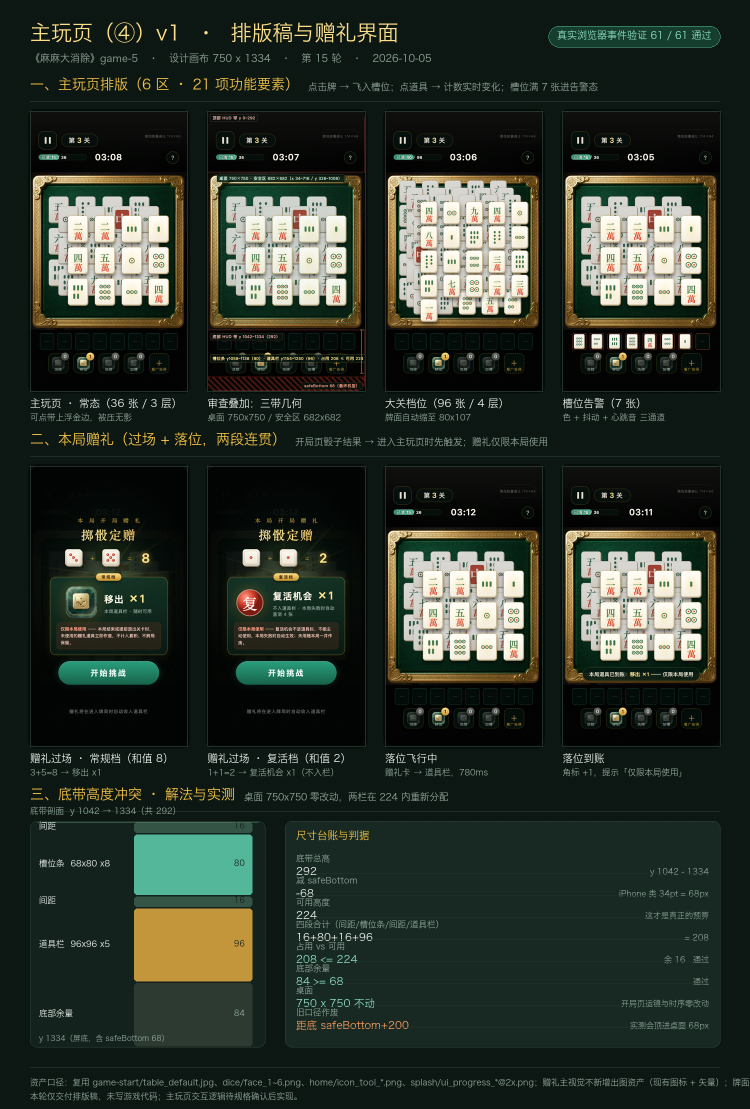
#> input picture docs-verify/game-5/game-play/00-主玩页与赠礼层-验收板.png, 1500 x 2218 px, given in place of 一条.png, which was not available (shown at 1/2 size)
$ python make_tiao_all_sheet.py
#> lines starting #> are read from the running program, lines starting #| are printed output that depends on the picture; after the words box and inside, x2 and y2 are one past the last pixel; in counts of white or black regions, pixels touching at a corner belong together; pictures that were not available may be replaced by others from this repository, and a replacement may not be noted
### docs-verify/game-5/game-play/tile_lib.py
#!/usr/bin/env python3
# -*- coding: utf-8 -*-
"""牌面验收 · 共用库（几何 / 归一化 / 判据）

抽出来只为一件事：**判据只能有一份**。
第 22 轮的血泪教训之一是 `make_tiao_sheet.py` 被同名新脚本覆盖、内容不可恢复；
另一条是判据抄成两份就会漂移 —— 一份修了、另一份没修，
于是两块验收板用"看起来一样"的两个数打架。

因此：
  tile_lib.py              ← 几何 / 归一化 / 边框差 / 配色指纹（唯一实现）
  make_tiao_all_sheet.py   ← 条子九张验收（改用本库）
  make_tong_v4_sheet.py    ← 六筒样图验收（改用本库）

本文件里的函数体是从 `make_tiao_all_sheet.py` **逐字切出来**的（不是重写），
以保证重构前后数值完全一致；重构后已复跑条子脚本核对，逐项数值不变。
"""
import os
import numpy as np
from PIL import Image, ImageDraw, ImageFont, ImageFilter

FONT = '/System/Library/Fonts/Hiragino Sans GB.ttc'


BG, PANEL, PANEL2, LINE = (12, 22, 18), (19, 34, 28), (23, 41, 34), (44, 68, 58)
CREAM, MUTE, GOLD, GOLD_HI = (240, 245, 239), (146, 168, 156), (246, 196, 69), (255, 224, 138)
TEAL, ORANGE, REDC = (143, 227, 197), (255, 158, 96), (216, 67, 47)


_fc = {}
# [134 lines left out: functions F, subject_bbox, bg_check, normalize, geom, _ring_stats and 2 more, not called in this run]


# ══════════════════════════════════════════════════════════════════════
#  配色三色构成（通道比值法 · 已在参考图上自证）
# ══════════════════════════════════════════════════════════════════════
def masks(a):
    R = a[:, :, 0].astype(np.float32); G = a[:, :, 1].astype(np.float32); B = a[:, :, 2].astype(np.float32)
#> after `R = a[:, :, 0].astype(np.float32)`:
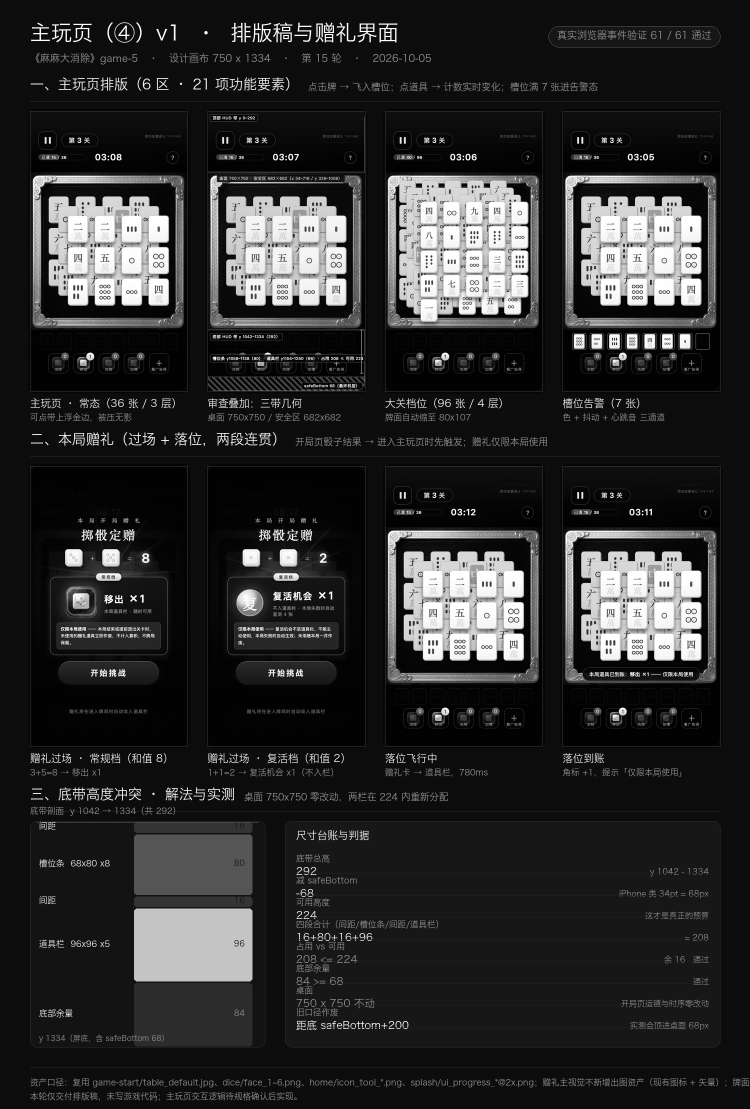
#> R: shape (2218, 1500) float32 (shown at 1/2 size); min 0, max 255, mean 43.8
#> after `G = a[:, :, 1].astype(np.float32)`:
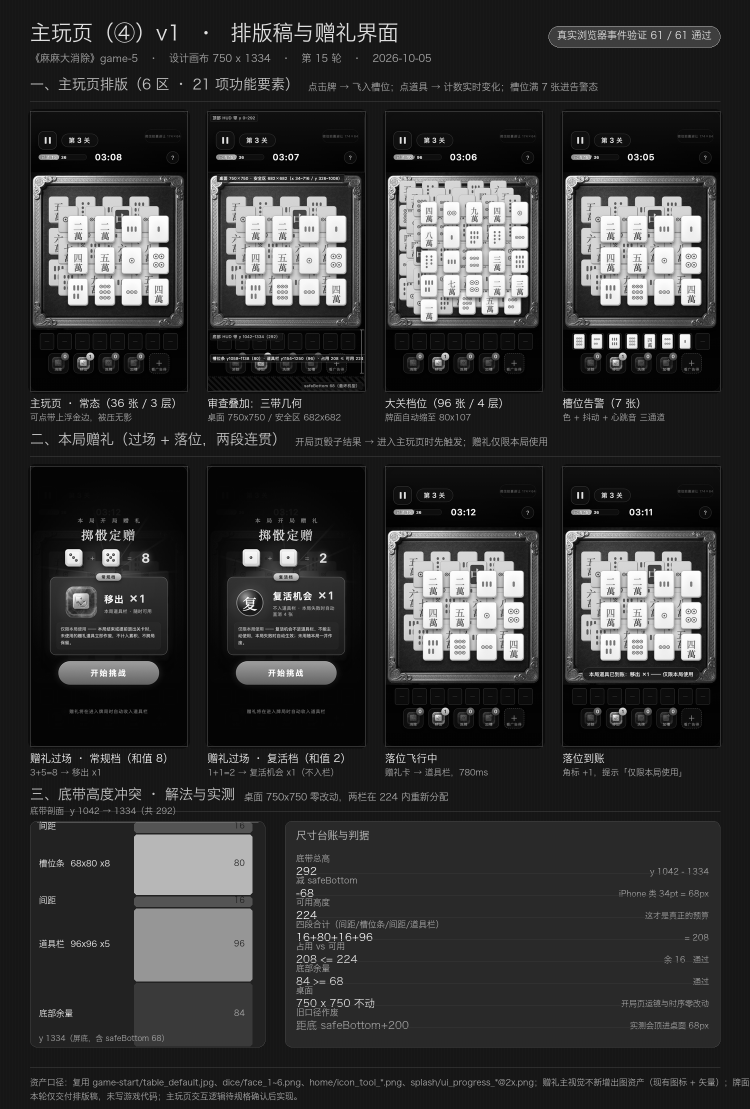
#> G: shape (2218, 1500) float32 (shown at 1/2 size); min 0, max 255, mean 52
#> after `B = a[:, :, 2].astype(np.float32)`:
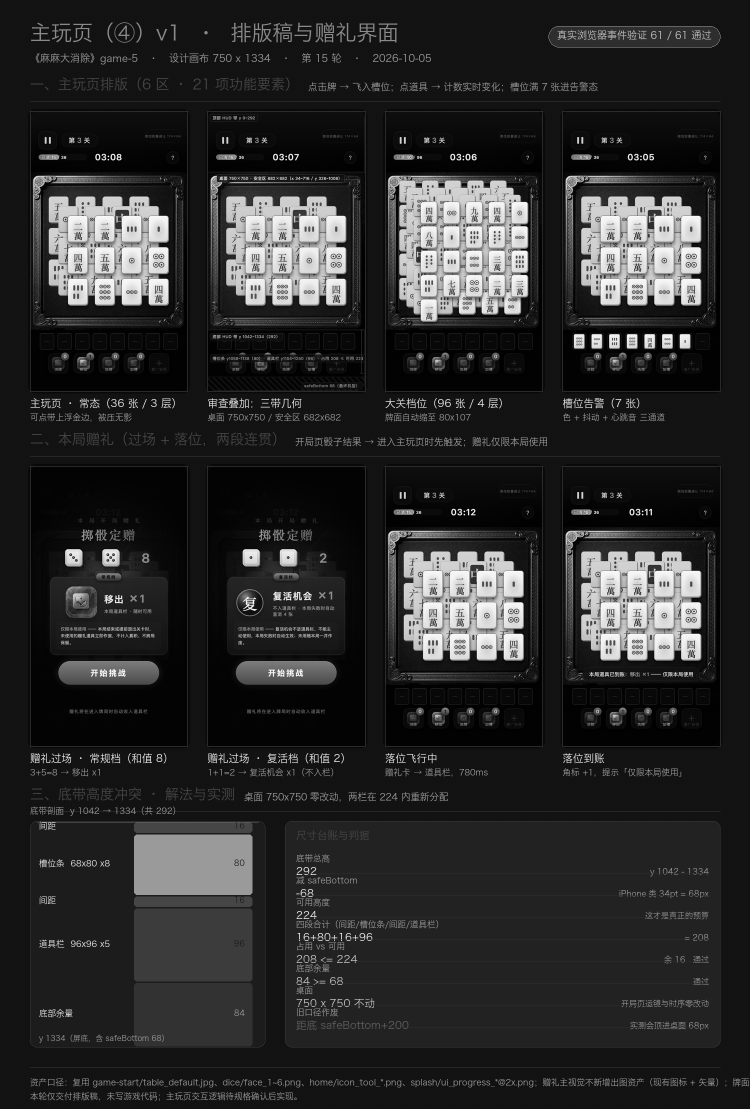
#> B: shape (2218, 1500) float32 (shown at 1/2 size); min 0, max 255, mean 42.4
    red = (R > G * 1.45) & (R > B * 1.35) & (R > 80)
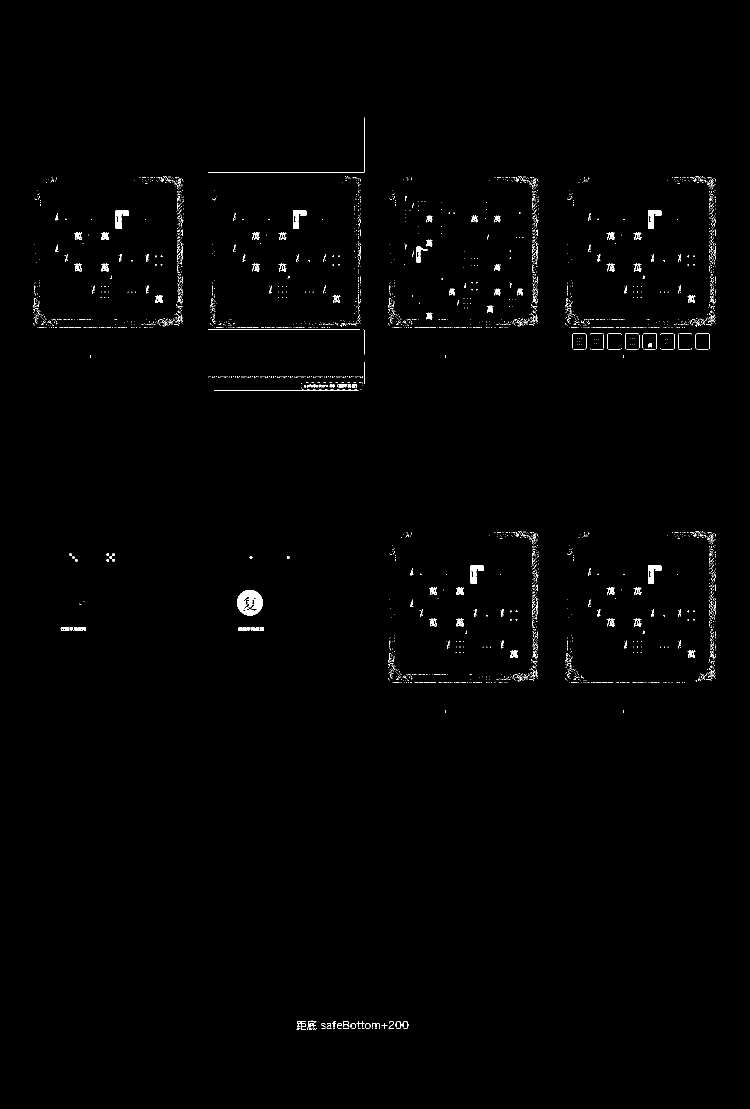
#> red: shape (2218, 1500) bool (shown at 1/2 size); 0.71% white in thin lines or dots, all inside (x1, y1, x2, y2) = (66, 235, 1432, 2060)
    grn = (G > R * 1.18) & (G > B * 1.12) & (G > 45)
#> grn: shape (2218, 1500) bool; 6.7% white; 5359 white regions (4914 under 20 px), largest, box (x1, y1, x2, y2) and area: (268, 1966, 505, 2093) 29560, (268, 1669, 505, 1790) 28607, (1097, 52, 1441, 95) 14384
    blu = (B > R * 1.35) & (B > G * 1.10) & (B > 70)
#> blu: shape (2218, 1500) bool; every value is 0
    return red, grn, blu


def fingerprint(im, box=None):
    a = np.asarray(im.convert('RGB'), np.int16)
    red, grn, blu = masks(a)
    keep = np.ones(a.shape[:2], bool)
    if box:
        x0, y0, x1, y1 = box
        keep = np.zeros(a.shape[:2], bool)
        keep[y0:y1, x0:x1] = True
    red &= keep; grn &= keep; blu &= keep
    both = red | grn | blu
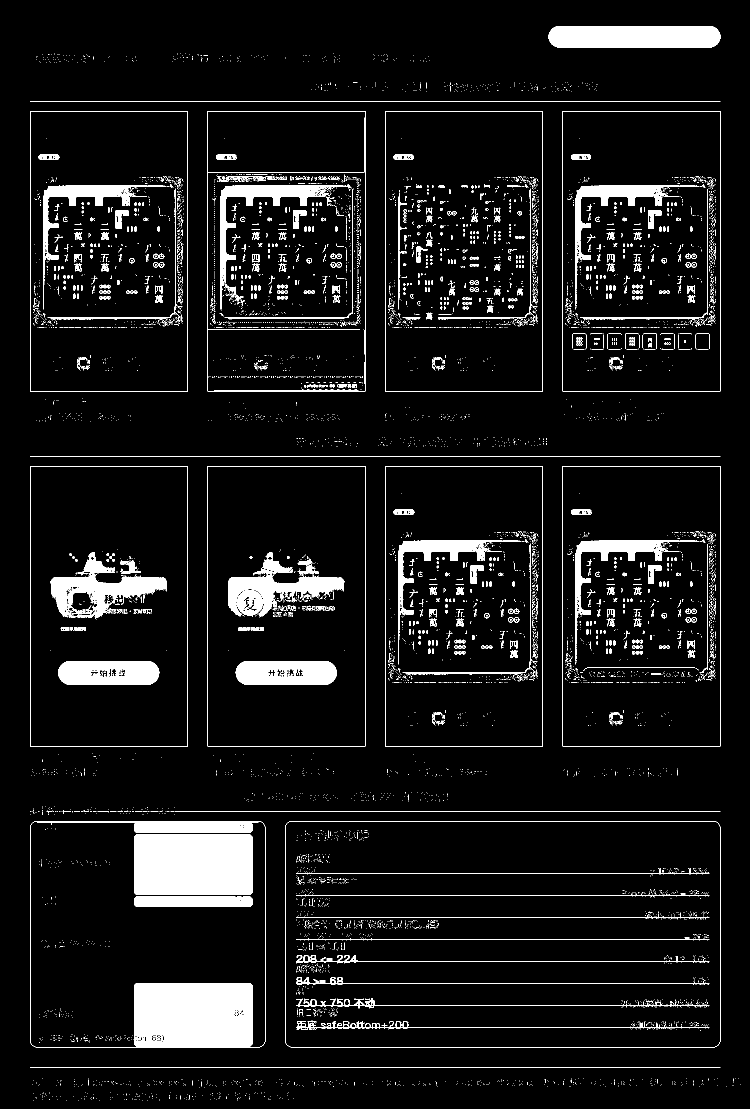
#> both: shape (2218, 1500) bool (shown at 1/2 size); 7.4% white; 8214 white regions (7616 under 20 px), largest, box (x1, y1, x2, y2) and area: (268, 1966, 505, 2093) 29560, (268, 1669, 505, 1790) 28607, (1097, 52, 1441, 95) 14384
    ys, xs = np.nonzero(both)
    if len(xs) == 0:
        return dict(g=0, r=0, b=0, rc=None, bc=None)
    gx0, gy0 = xs.min(), ys.min()
#> gx0 = 60; gy0 = 52
    gw = max(1, xs.max() - gx0); gh = max(1, ys.max() - gy0)
#> after `gw = max(1, xs.max() - gx0)`: gw = 1421
#> after `gh = max(1, ys.max() - gy0)`: gh = 2149

    def cen(m):
        ys2, xs2 = np.nonzero(m)
        if len(xs2) == 0: return None
        return ((xs2.mean() - gx0) / gw, (ys2.mean() - gy0) / gh)

    return dict(g=int(grn.sum()), r=int(red.sum()), b=int(blu.sum()), rc=cen(red), bc=cen(blu))


INSET = 80          # 面心内缩量：排开金框内缘暖色带（见文件头【判据三】）


def trio(fp, thr=3000):
    """三色存在性。阈 3000：内缩 80px 后全绿牌的假红像素为 0，真红牌 ≥12902，分离度 80 倍。"""
    return (int(fp['g'] > thr), int(fp['r'] > thr), int(fp['b'] > thr))

### docs-verify/game-5/game-play/make_tiao_all_sheet.py
#!/usr/bin/env python3
# -*- coding: utf-8 -*-
"""条子 一条~九条 · 归一化 + 全量验收板（第 22 轮「甲式」量产）

输入
  assets/_src/game-play/tile-samples/tiao/{一~九}条-raw.png     AI 原图 1024×1536
  assets/_src/game-play/tile-samples/_ref/crops/{一~九}条.png    用户配色参考（作物）

输出
  ① tiao/{一~九}条.png        归一化牌面（3:4 画布 · 牌占高 78%，与万子同一口径）
  ② docs-verify/game-5/game-play/28-条子九张全量验收板.png

两条判据的沿革（★ 都是被真数据打脸后改对的，别改回去）
────────────────────────────────────────────────────────────────────────
【判据一 · 配色三色构成】—— 第 22 轮首版用 HSV 色相带（绿 55~125°、蓝 125~200°），
**被参考图当场证伪**：参考图里「四条/六条/八条」明明是纯绿，却被量出 1.8~4.0 万「蓝」像素
—— 翡翠绿在暗部会偏青，色相漂进蓝色带。→ 改用**通道比值法**：
    红 R>G*1.45 且 R>B*1.35 且 R>80
    绿 G>R*1.18 且 G>B*1.12 且 G>45
    蓝 B>R*1.35 且 B>G*1.10 且 B>70
  先拿参考图作物（真值已知的九张）自证：九张全部与真值一致，才用于成品。
  （沿用 5.1b 口径：**判据自身也要被验证；一个总给出错结论的判据比没有判据更危险**。）

【判据二 · 边框一致性】—— 首版只在**同一像素坐标**上逐像素比。
但 AI 图生图会把牌体整体缩放 0~1%（实测二条/五条牌体 759~760 vs 基准 752），
这 1% 的错位会在金框高对比边缘上放大成 26~41 灰阶的假差异。
→ 增设**仅平移对齐**后的差（按牌体 bbox 左上角整像素平移，不缩放 ——
  缩放重采样本身会引入模糊，污染判据；实测"缩放到同尺寸再比"会把 7 张都抬到 11~17，
  那是重采样伪影，不是真实差异）。两个数一起看：同坐标差 =「构图」偏离，平移后差 =「画得一样不一样」。

【判据三 · 面心取样范围】—— 配色统计的面心矩形必须**内缩 80 px**。
实测二条（纯绿）在内缩 24 px 时被量出 **2683 个"红"像素**，其横向分布 [869,461,…,560,743]
全部贴在左右边界 —— 那是**金框内缘的暖色过渡带**被通道比值法判成红。
内缩量 → 假红像素：24px→2683、40px→1508、60px→81、80px→0；而真红牌同期仍有 12902+
—— 分离度 80 倍，判据可用。

【不做的事】图案"根数"仍不做机器断言 —— 投影法/连通域法都会被竹节凹槽与玉纹击穿
（第 20/21 轮实测：九条 v2 被量成 7 列 21 行、六筒被量成 3 列 4 行），数量交回目视。
"""
import os
import numpy as np
from PIL import Image, ImageDraw, ImageFont, ImageFilter

from tile_lib import (subject_bbox, bg_check, normalize, geom, _ring_stats,
                      border_diff, border_diff_shift, masks, fingerprint, trio,
                      INSET, F, FONT, BG, PANEL, PANEL2, LINE, CREAM, MUTE,
                      GOLD, GOLD_HI, TEAL, ORANGE, REDC)

BASE = os.path.dirname(os.path.abspath(__file__))
ROOT = os.path.abspath(os.path.join(BASE, '..', '..', '..'))
SRC = os.path.join(ROOT, 'assets', '_src', 'game-play', 'tiles', 'tiao')
REF = os.path.join(ROOT, 'assets', '_src', 'game-play', 'tile-samples', '_ref', 'crops')
OUT = os.path.join(BASE, '28-条子九张全量验收板.png')


RULE = ['一', '二', '三', '四', '五', '六', '七', '八', '九']
# 真值（人工从用户参考图逐张读出）：(绿, 红, 蓝)
EXPECT = {'一': (1, 1, 1), '二': (1, 0, 0), '三': (1, 0, 0), '四': (1, 0, 0), '五': (1, 1, 0),
          '六': (1, 0, 0), '七': (1, 1, 1), '八': (1, 0, 0), '九': (1, 1, 0)}


# ══════════════════════════════════════════════════════════════════════
#  主流程
# ══════════════════════════════════════════════════════════════════════
print('⓪ 判据自证：配色三色构成判据先在用户参考图上跑（真值已知）')
selftest_ok = True
for h in RULE:
    t = trio(fingerprint(Image.open(os.path.join(REF, '%s条.png' % h))))
    hit = (t == EXPECT[h])
#> hit = False
    selftest_ok &= hit
#> selftest_ok = False
    print('   %s条 判据给%s 真值%s %s' % (h, t, EXPECT[h], '✅' if hit else '❌'))
#|    一条 判据给(1, 1, 0) 真值(1, 1, 1) ❌
#> pass 2 of the loop `for h in RULE:`:
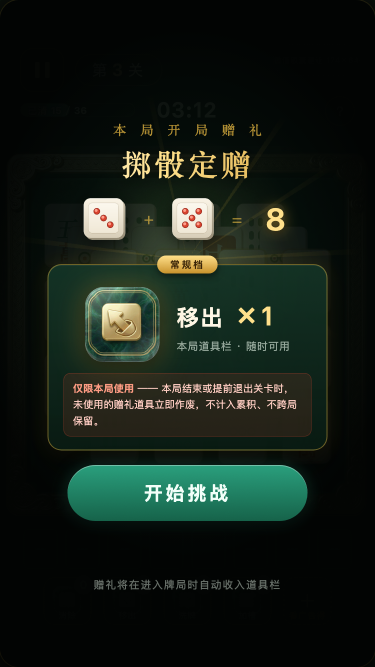
#> input picture docs-verify/game-5/game-play/01-赠礼过场-常规档.png, 750 x 1334 px, given in place of 二条.png, which was not available (shown at 1/2 size)
#> a: shape (1334, 750, 3) int16
#> R: shape (1334, 750) float32
#> G: shape (1334, 750) float32
#> B: shape (1334, 750) float32
#> in masks (call 2), `red = (R > G * 1.45) & (R > B * 1.35) & (R > 80)`:
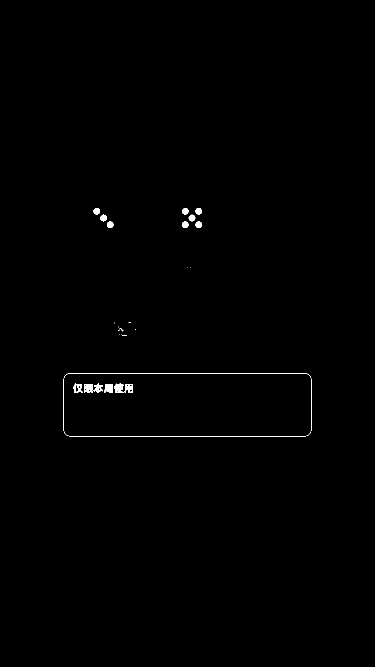
#> red: shape (1334, 750) bool (shown at 1/2 size); 0.36% white; 30 white regions (12 under 20 px), largest, box (x1, y1, x2, y2) and area: (128, 746, 622, 756) 498, (138, 872, 612, 873) 474, (168, 768, 186, 786) 248
#> grn: shape (1334, 750) bool; 11.5% white; 682 white regions (655 under 20 px), largest, box (x1, y1, x2, y2) and area: (97, 530, 653, 733) 48356, (135, 930, 615, 1042) 47910, (244, 408, 406, 512) 6776
#> blu: shape (1334, 750) bool; every value is 0
#> in fingerprint (call 2), `both = red | grn | blu`:
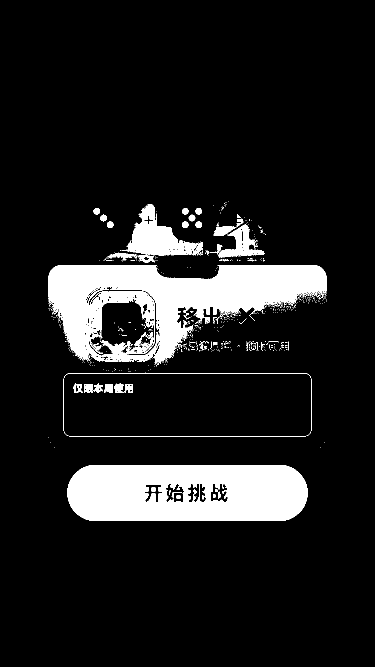
#> both: shape (1334, 750) bool (shown at 1/2 size); 11.8% white; 712 white regions (667 under 20 px), largest, box (x1, y1, x2, y2) and area: (97, 530, 653, 733) 48356, (135, 930, 615, 1042) 47910, (244, 408, 406, 512) 6776
#> gx0 = 97; gy0 = 402
#> gw = 555
#> gh = 639
#|    二条 判据给(1, 1, 0) 真值(1, 0, 0) ❌
#> (the run stopped early here; a loop or call above may not have finished)
